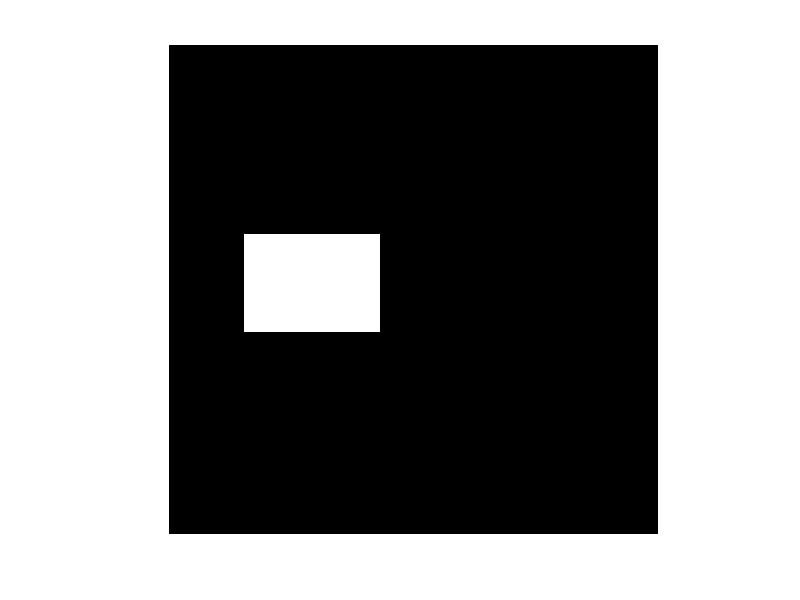
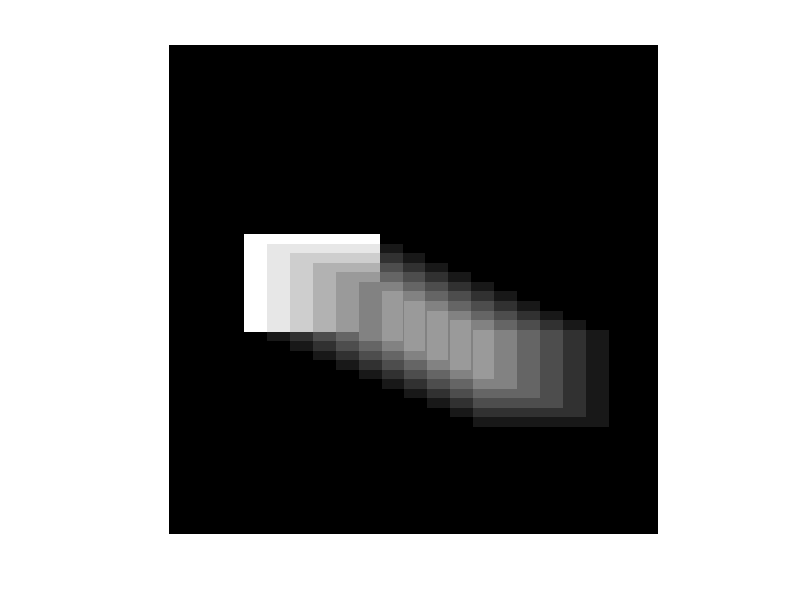
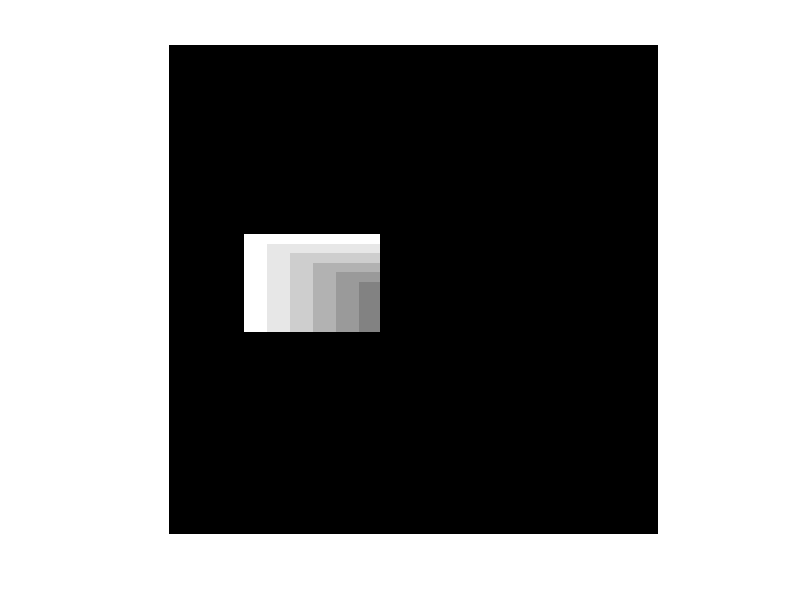
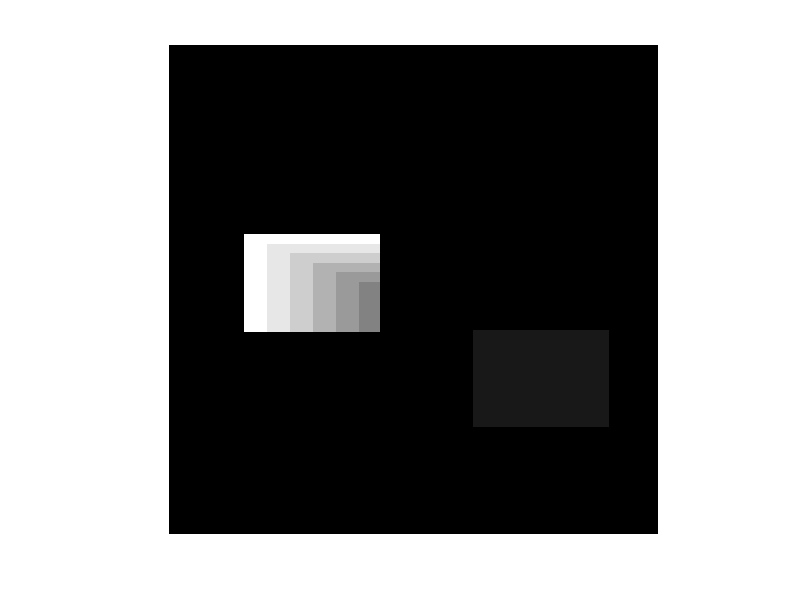

The MATLAB script that drew these images, in order:
clear all
close all


A = zeros(256,256); % initialize a 256*256 image  

% initialize absolute ADI, positive ADI and Negative ADI
% all initialized to zero
% Note that all ADIs are of the same size with the image
% DO NOT change the name of the ADIs as they will be used later
ADI_abs = zeros(256,256);
ADI_pos = zeros(256,256);
ADI_neg = zeros(256,256);

% initialize the starting position of the moving object
% the moving object is a rectangle similar to the example in the lecture
% slides
start1 = 100;
start2 = 150;
start3 = 40;
start4 = 110;

%threshold T as in euations in the lecture slides regarding ADI
T = 0

%initialize the reference frame R
A(start1:start2, start3:start4) = 1;

%visualize the object and in the reference frame R
figure,imshow(A,[], 'border','tight');

j = 0;
for i = 5: 5 :50
        j = j + 12;
        A2 = zeros(256,256);
        A2(start1 + i: start2 + i, start3 + j: start4 + j) = 1;
        
        % You need to code up the follwing part that calculate the ADIs
        % Namely, the absolute ADI, the positive ADI and the negative ADI
        % Equations can be found in lecture slides regarding ADIs
        % You need to decide on the appropriate threshold T for this case
        % at line 23
        ADI_abs = ADI_abs + (abs(A - A2) > T);
        ADI_pos = ADI_pos + (A - A2 > T);
        ADI_neg = ADI_pos + (A - A2 < -T);
end

% The following part will calculate the moving speed 
% and the total space(in pixel number) occupied by the moving object
[row, col] = find(ADI_neg > 0);
speed_X_Direction = (max(col) - start4) / 10
speed_Y_Direction = (max(row) - start2) / 10
total_space_occupied = sum(sum(ADI_abs > 0))

% The following part helps you to visualize the ADIs you compute
% compare them with the example shown in lecture
% You should be getting someting very similar
figure,imshow(ADI_abs,[], 'border','tight');
figure,imshow(ADI_pos,[], 'border','tight');
figure,imshow(ADI_neg,[], 'border','tight');